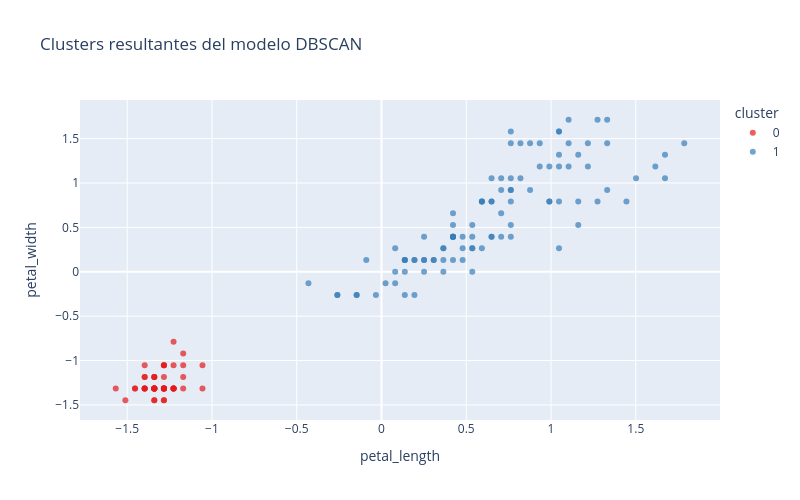

Write notebook code for a chart like this one.
### Code cell
# Visualizamos los clusters obtenidos por DBSCAN
df_test = pd.DataFrame(X_iris_scaled, columns=X_iris.columns).copy()
df_test['cluster'] = modelo_dbscan.labels_

visualizar_clusters_plotly(
    df=df_test,
    columna_x='petal_length',
    columna_y='petal_width',
    columna_cluster='cluster',
    etiqueta_x='Longitud del pétalo (cm)',
    etiqueta_y='Anchura del pétalo (cm)',
    titulo='Clusters resultantes del modelo DBSCAN',
)
